Frame 1 (no input): blank canvas, image omitted
Frame 60 (the mouse pressed at the canvas centre just before this capture): blank canvas, image omitted
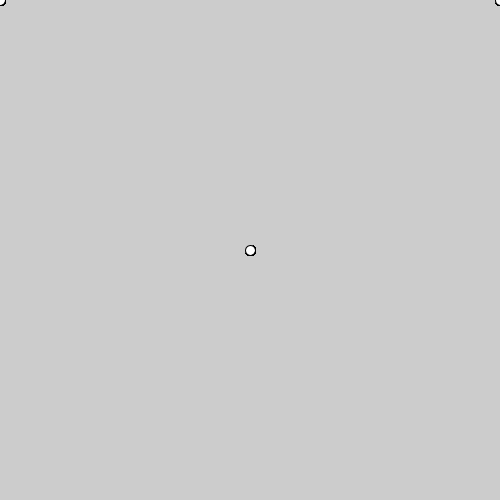
Frame 120 (the mouse held since frame 60 and released just before this capture)

The Processing sketch whose frames 1 and 60 were blank and that drew this single picture after the mouse press (run headless with seeded random() and noise(); from frame 60 on, the mouse is pressed at the canvas centre):

// Processing sketch: mirrorcircles
// ── mirrorcircles.pde
void setup (){
  size(500, 500);
}

void draw(){
  ellipse(mouseX, mouseY, 10, 10);
  ellipse(500 - mouseX, mouseY, 10, 10);
}
